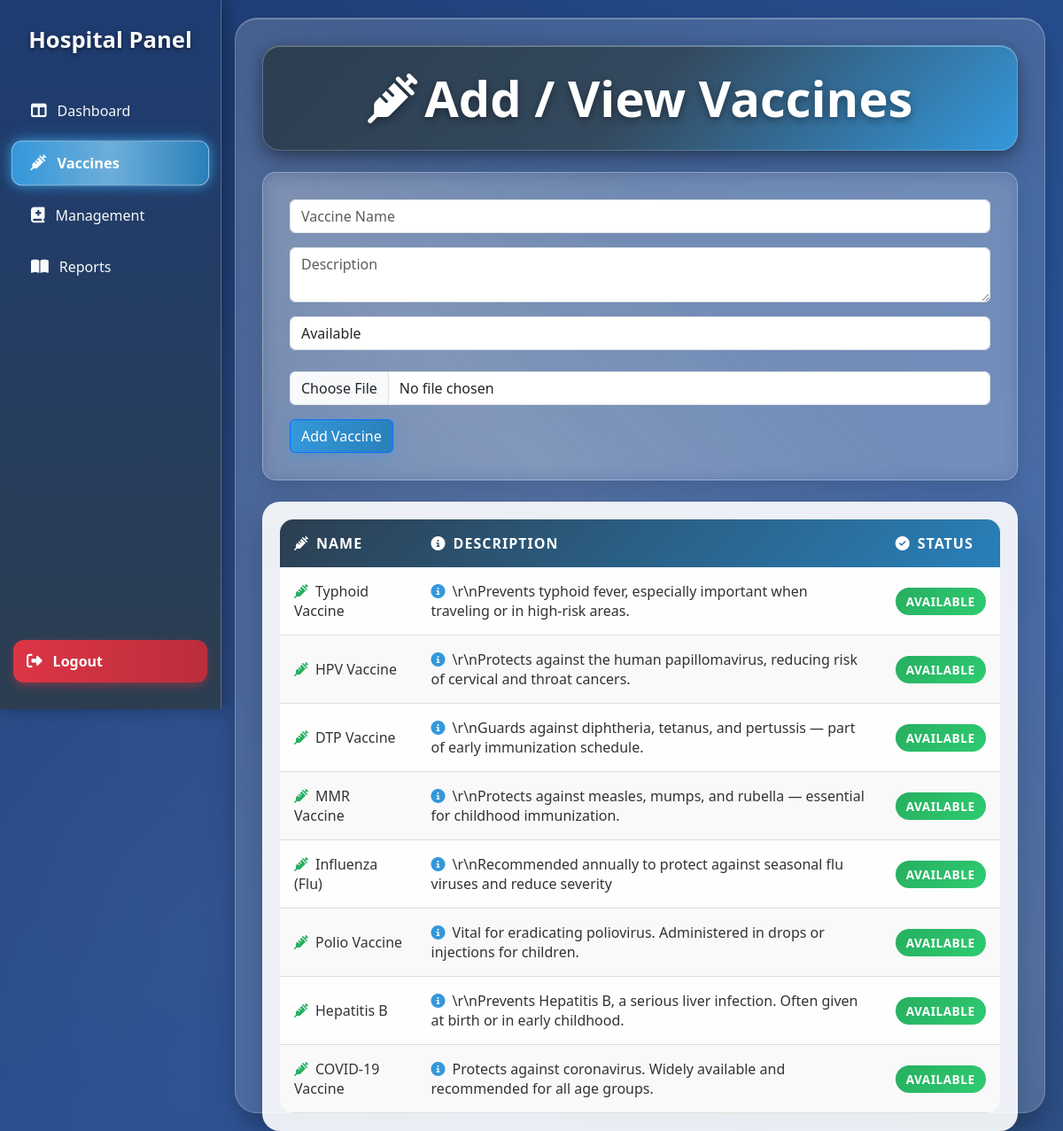
The app's page /hospital/vaccines.php with its own data.
### tables this page shows
CREATE TABLE `vaccines` (
  `id` int(11) NOT NULL,
  `name` varchar(100) NOT NULL,
  `description` text DEFAULT NULL,
  `available` tinyint(1) DEFAULT 1,
  `created_at` timestamp NOT NULL DEFAULT current_timestamp(),
  `image` varchar(255) DEFAULT NULL
);

### hospital/vaccines.php (the view, shortened to what this page needs)
<?php
include('../includes/db.php');
?>
<!DOCTYPE html>
<html>
<head>
    <link href="https://cdn.jsdelivr.net/npm/bootstrap@5.3.2/dist/css/bootstrap.min.css" rel="stylesheet">
    <link href="https://cdnjs.cloudflare.com/ajax/libs/font-awesome/6.4.0/css/all.min.css" rel="stylesheet">
</head>
<body>
<?php include('../includes/sidebar1.php'); ?>
<div class="main-content">
    <h2 class="mb-4"><i class="fas fa-syringe me-2"></i>Add / View Vaccines</h2>
    <form method="post" enctype="multipart/form-data" class="mb-4">
        <input type="text" name="name" class="form-control mb-3" placeholder="Vaccine Name" required>
        <textarea name="description" class="form-control mb-3" placeholder="Description"></textarea>
        <select name="available" class="form-control mb-4">
            <option value="1">Available</option>
        </select>
        <input type="file" name="image" class="form-control mb-3" accept="image/*">
        <button type="submit" name="add_vaccine" class="btn btn-primary">Add Vaccine</button>
    </form>
    <?php
    $res = $conn->query("SELECT * FROM vaccines ORDER BY created_at DESC");
    echo "<div class='table-container'>";
    echo "<table>";
    echo "<thead><tr>
                <th><i class='fas fa-syringe me-2'></i>Name</th>
                <th><i class='fas fa-info-circle me-2'></i>Description</th>
                <th><i class='fas fa-check-circle me-2'></i>Status</th>
              </tr></thead><tbody>";
    while ($row = $res->fetch_assoc()) {
        $status = $row['available'] ? 'Available' : 'Unavailable';
        $statusClass = $row['available'] ? 'status-available' : 'status-unavailable';
        echo "<tr>
                <td data-label='Name'><i class='fas fa-syringe me-2' style='color: #27ae60;'></i>{$row['name']}</td>
                <td data-label='Description'><i class='fas fa-info-circle me-2' style='color: #3498db;'></i>{$row['description']}</td>
                <td data-label='Status'><span class='status-badge {$statusClass}'>{$status}</span></td>
              </tr>";
    }
    echo "</tbody></table></div>";
    ?>
</div>
</body>
</html>

### Includes/sidebar1.php (style rules this page uses)
:root { --dashboard-blue-dark: #1e3c72; --dashboard-blue-medium: #2a5298; --dashboard-blue-light: #3498db; --dashboard-grey-dark: #2c3e50; --dashboard-grey-medium: #34495e; --glass-white-light: rgba(255, 255, 255, 0.15); --glass-white-lighter: rgba(255, 255, 255, 0.05); --glass-border: rgba(255, 255, 255, 0.25); --text-light: #f8f9fa; --text-dark: #5a6c7d; --accent-blue: #3498db; }
body, html { margin: 0; padding: 0; font-family: 'Segoe UI', 'Roboto', Arial, sans-serif; }
.main-content { margin-left: 250px; padding: 30px; width: calc(100% - 250px); }

### records on screen
vaccines: name "Typhoid Vaccine", description "\\r\\nPrevents typhoid fever, especially important when traveling or in high-risk areas.", available "AVAILABLE"
vaccines: name "HPV Vaccine", description "\\r\\nProtects against the human papillomavirus, reducing risk of cervical and throat cancers.", available "AVAILABLE"
vaccines: name "DTP Vaccine", description "\\r\\nGuards against diphtheria, tetanus, and pertussis — part of early immunization schedule.", available "AVAILABLE"
vaccines: name "MMR Vaccine", description "\\r\\nProtects against measles, mumps, and rubella — essential for childhood immunization.", available "AVAILABLE"
vaccines: name "Influenza (Flu)", description "\\r\\nRecommended annually to protect against seasonal flu viruses and reduce severity", available "AVAILABLE"
vaccines: name "Polio Vaccine", description "Vital for eradicating poliovirus. Administered in drops or injections for children.", available "AVAILABLE"
vaccines: name "Hepatitis B", description "\\r\\nPrevents Hepatitis B, a serious liver infection. Often given at birth or in early childhood.", available "AVAILABLE"
vaccines: name "COVID-19 Vaccine", description "Protects against coronavirus. Widely available and recommended for all age groups.", available "AVAILABLE"
